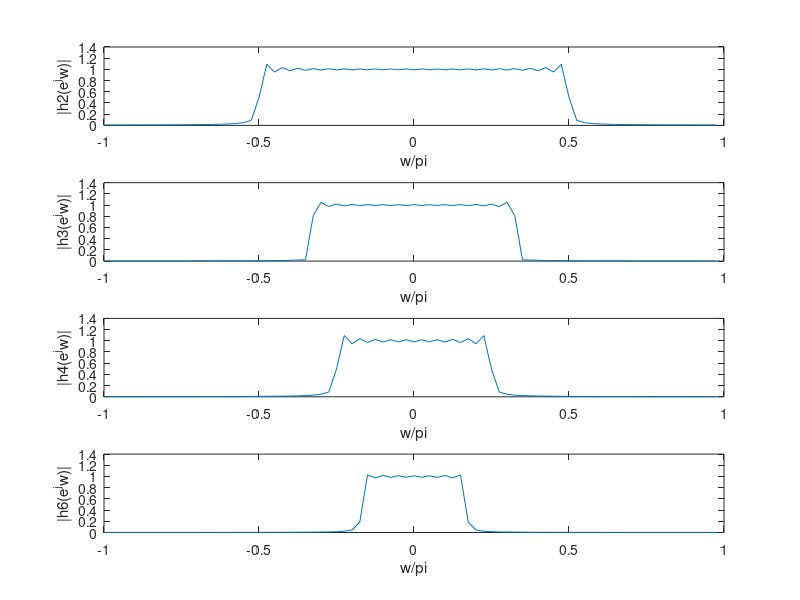

Source code (MATLAB):
%Load h2
load('LPF.mat')

%Plot h2 frequancy response
N=80;
w = 2*pi * (0:(N-1)) / N;
w2 = fftshift(w);
w3 = unwrap(w2 - 2*pi);
h_2=fft(h2);
subplot(4,1,1)
plot(w3/pi,fftshift(abs(h_2)))
xlabel('w/pi');
ylabel('|h2(e^jw)|');

%Plot h3 frequancy response
h_3=abs(fft(h3));
subplot(4,1,2)
plot(w3/pi,fftshift(abs(h_3)))
xlabel('w/pi');
ylabel('|h3(e^jw)|');

%Plot h4 frequancy response
h_4=abs(fft(h4));
subplot(4,1,3)
plot(w3/pi,fftshift(abs(h_4)))
xlabel('w/pi');
ylabel('|h4(e^jw)|');

%Plot h6 frequancy response
h_6=abs(fft(h6));
subplot(4,1,4)
plot(w3/pi,fftshift(abs(h_6)))
xlabel('w/pi');
ylabel('|h6(e^jw)|');
